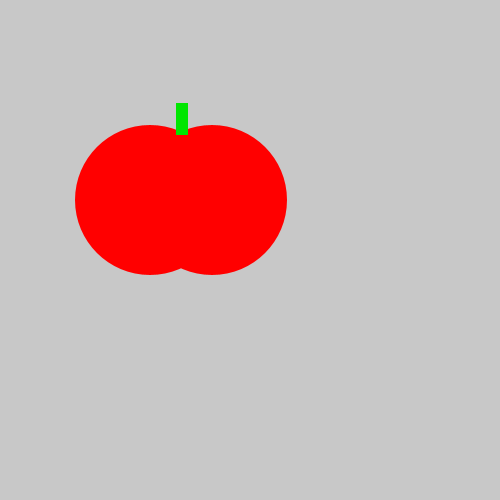
Frame 1 (no input)
Frame 60 (the mouse pressed at the canvas centre just before this capture): identical to frame 1, image omitted
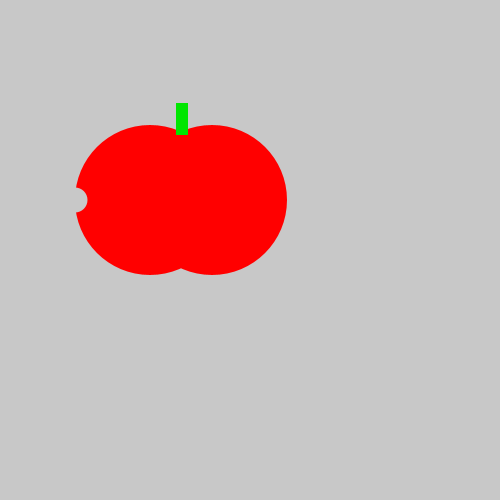
Frame 120 (the mouse held since frame 60 and released just before this capture)

The Processing sketch that drew these frames (run headless with seeded random() and noise(); from frame 60 on, the mouse is pressed at the canvas centre):

// Processing sketch: tasty_tomato
// ── tasty_tomato.pde
void setup() {
    size(500, 500);
}
void draw() {
    background(200, 200, 200);
    noStroke();
    fill(255,0,0);
    ellipse(150, 200, 150, 150);
    ellipse(212, 200, 150, 150);
   fill (0,230,0);
    rect(176, 103, 12, 32);
    
   if(mousePressed){
     fill(200,200,200);
     ellipse(75,200,25,25);
   }
}
